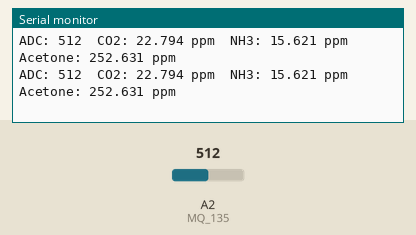
Recording of a sketch running on a simulated Arduino Uno, built with avr-gcc and run on an emulated ATmega328P. On the bench: the last lines printed to the serial monitor. The inputs (shaded band) are chosen by the test bench; at power-on: A2 (MQ_135) = 512.

Above: at 1.3 s.
1.4 s: A2 (MQ_135) set to 1004
At 1.9 s:
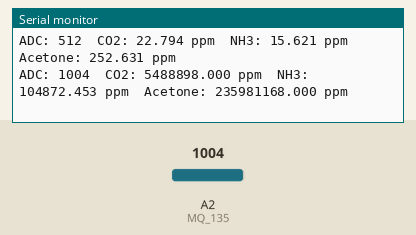
2.9 s: A2 (MQ_135) set to 1015
At 3.4 s:
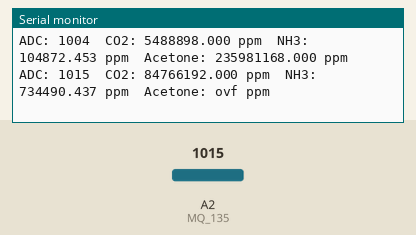

The sketch:

MQ135_all__co2_am_gas.ino
```cpp
#define MQ_135 A2
float analysisCO2(int);
float analysisNH3(int);
float analysisAcetone(int);
float Rs;

void setup() {
  Serial.begin(115200);
  pinMode(MQ_135, INPUT);
}

void loop() {
  // อ่านค่าจากเซ็นเซอร์
  int sensorValue = analogRead(MQ_135);

  // คำนวณค่า CO2
  Serial.print("ADC: ");
  Serial.print(sensorValue);
  Serial.print("  CO2: ");
  Serial.print(analysisCO2(sensorValue), 3);  // คำนวณค่า CO2
  Serial.print(" ppm");

  // คำนวณค่า NH3
  Serial.print("  NH3: ");
  Serial.print(analysisNH3(sensorValue), 3);  // คำนวณค่า NH3
  Serial.print(" ppm");

  // คำนวณค่า Acetone
  Serial.print("  Acetone: ");
  Serial.print(analysisAcetone(sensorValue), 3);  // คำนวณค่า Acetone
  Serial.println(" ppm");

  delay(500);
}

// ฟังก์ชันสำหรับคำนวณค่า CO2
float analysisCO2(int adc) {
  float slope = -0.32;  // Slope สำหรับ CO2
  float A = 1.5;        // ค่า A สำหรับ CO2
  float Rseries = 1000; // ค่าความต้านทานตัวต้านทานภายนอก
  float V_Rseries = ((float)adc * 5) / 1023;  // คำนวณแรงดันตกคร่อมที่ตัวต้านทาน
  Rs = ((5 - V_Rseries) / V_Rseries) * Rseries;  // คำนวณค่าความต้านทานของเซ็นเซอร์
  float R0 = 1809.52;   // ค่าความต้านทานในสภาวะอากาศสะอาด

  float Y = Rs / R0;
  float CO2_gas = pow(10, (log10(Y / A) / slope));  // คำนวณความเข้มข้นของแก๊ส CO2 (ppm)
  return CO2_gas;
}

// ฟังก์ชันสำหรับคำนวณค่า NH3
float analysisNH3(int adc) {
  float slope = -0.45;  // Slope สำหรับแอมโมเนีย
  float A = 1.9;        // ค่า A สำหรับแอมโมเนีย
  float Rseries = 1000; // ค่าความต้านทานตัวต้านทานภายนอก
  float V_Rseries = ((float)adc * 5) / 1023;  // คำนวณแรงดันตกคร่อมที่ตัวต้านทาน
  Rs = ((5 - V_Rseries) / V_Rseries) * Rseries;  // คำนวณค่าความต้านทานของเซ็นเซอร์
  float R0 = 1809.52;   // ค่าความต้านทานในสภาวะอากาศสะอาด

  float Y = Rs / R0;
  float Ammonia_gas = pow(10, (log10(Y / A) / slope));  // คำนวณความเข้มข้นของแก๊ส NH3 (ppm)
  return Ammonia_gas;
}

// ฟังก์ชันสำหรับคำนวณค่า Acetone
float analysisAcetone(int adc) {
  float slope = -0.2884453282;  // Slope สำหรับ Acetone
  float A = 2.720027932;        // ค่า A สำหรับ Acetone
  float Rseries = 1000;        // ค่าความต้านทานตัวต้านทานภายนอก
  float V_Rseries = ((float)adc * 5) / 1023;  // คำนวณแรงดันตกคร่อมที่ตัวต้านทาน
  Rs = ((5 - V_Rseries) / V_Rseries) * Rseries;  // คำนวณค่าความต้านทานของเซ็นเซอร์
  float R0 = 1809.52;           // ค่าความต้านทานในสภาวะอากาศสะอาด

  float Y = Rs / R0;
  float Acetone_gas = pow(10, (log10(Y / A) / slope));  // คำนวณความเข้มข้นของแก๊ส Acetone (ppm)
  return Acetone_gas;
}
```

Measured:
- the behaviour switches between 1014 and 1015 on A2 (MQ_135) (found by bisection; images 1 and 2)
- after the input at 1.4 s, the serial monitor: prints a new line after 0.11 s (image 1)
- after the input at 2.9 s, the serial monitor: prints a new line after 0.13 s (image 2)
